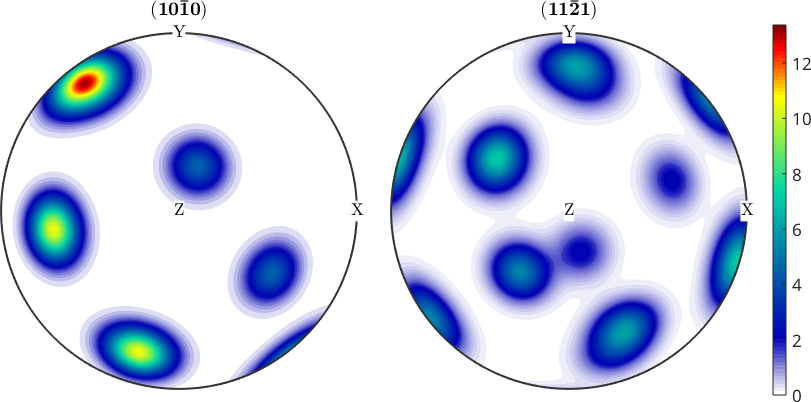
#> input picture images/Annotations_03.png, 811 x 402 px
$ python -i revert-unchanged-images.py   (imports and definitions only)
#> lines starting #> are read from the running program, lines starting #| are printed output that depends on the picture; after the words box and inside, x2 and y2 are one past the last pixel; in counts of white or black regions, pixels touching at a corner belong together
#> in normalise, image is the input picture: PIL image 811x402 RGB; mean R, G, B 207.7, 214.7, 235.1
#!/usr/bin/env python3
"""Revert documentation images that a doc rebuild changed only cosmetically.

Every `makeDoc` run re-renders all of `figures/`, and most re-renders are not
bit-identical while showing the very same figure: MATLAB rasterises at a
slightly different size, `mogrify -trim` then crops to content so the canvas
jitters too, and anti-aliasing lands on different pixels.  Since the change set
of `figures/` is used as a unit test for the toolbox, those cosmetic diffs bury
the real ones.

This script scores each modified PNG against its committed version and restores
the committed one when the two are visually the same, so that whatever is left
in `git status` is the real change set.  `figures/` is the checkout of the
`mtex-toolbox/figures` repository, so the git commands run there.

    python3 tools/revert-unchanged-images.py --dry-run   # score only
    python3 tools/revert-unchanged-images.py             # score and revert

The score is scale-invariant and tolerant of sub-pixel offsets, but stays
sensitive to localised changes such as a moved marker or a relabelled axis; see
`score_pair` for how it is built.  A figure deliberately rendered at another
resolution is the one thing that scale invariance cannot see, so it is caught
before scoring - see `rescaled`.  Only numpy and Pillow are needed.
"""

import argparse
import io
import os
import subprocess
import sys
from multiprocessing import Pool
from pathlib import Path

import numpy as np
from PIL import Image, ImageFilter

# Size of the square grid both images are normalised onto.
GRID = 256

# Radius of the neighbourhood a pixel may be explained from, on that grid.
TOLERANCE_RADIUS = 4

# Edge length of the blocks the difference map is aggregated over.
BLOCK = 8

# Deviation from the background above which a pixel counts as figure content.
CONTENT_LEVEL = 0.08

# Fraction of content mass trimmed off each end when locating the content box.
CONTENT_TRIM = 0.002

# Relative difference in either dimension above which two images are taken to
# be renderings at different resolutions rather than the same one twice.
RESOLUTION_TOLERANCE = 0.10

DEFAULT_THRESHOLD = 0.20


def content_box(image):
    """Bounding box of the figure content, ignoring outlying strokes.

    The background is taken to be the median border colour.  Trimming a small
    fraction of the content mass off each end is what makes this reliable: a
    plain bounding box is thrown off by a single stray line, which then
    misaligns the whole comparison.
    """
    border = np.concatenate([image[0], image[-1], image[:, 0], image[:, -1]])
#> border = 2426 rows, first 8: [1, 1, 1], [1, 1, 1], [1, 1, 1], [1, 1, 1], [1, 1, 1], [1, 1, 1], [1, 1, 1], [1, 1, 1]
    background = np.median(border, axis=0)
#> background = [1, 1, 1]
    content = np.abs(image - background).max(axis=2) > CONTENT_LEVEL
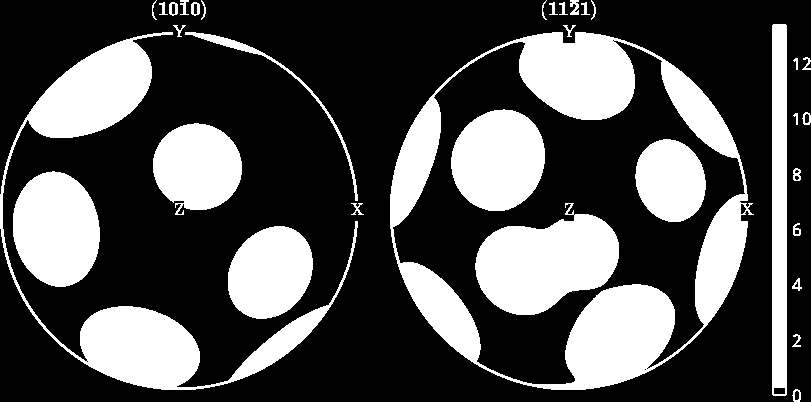
#> content: shape (402, 811) bool; 31.2% white; 34 white regions, largest, box (x1, y1, x2, y2) and area: (390, 32, 754, 390) 32507, (0, 32, 358, 390) 18847, (475, 203, 619, 315) 10459

    def span(counts):
        cumulative = np.cumsum(counts.astype(float))
#> cumulative = 402 values from 22 to 101761
        total = cumulative[-1]
#> total = 101761
        if total < 20:  # essentially empty - keep the full extent
            return 0, len(counts)
        low = int(np.searchsorted(cumulative, CONTENT_TRIM * total))
#> low = 5
        high = int(np.searchsorted(cumulative, (1 - CONTENT_TRIM) * total))
#> high = 388
        return low, max(high + 1, low + 2)

    top, bottom = span(content.sum(axis=1))
#> top = 5; bottom = 389
    left, right = span(content.sum(axis=0))
#> left = 4; right = 799
    return left, top, right, bottom


def normalise(source):
    """Decode an image and map it onto the common comparison grid.

    Cropping to the content box and resizing to a fixed square removes the
    differences in canvas size, scale and aspect ratio that the trim step
    introduces - by far the largest class of cosmetic change.
    """
    if isinstance(source, bytes):
        source = io.BytesIO(source)
    image = Image.open(source).convert("RGB")
    box = content_box(np.asarray(image).astype(np.float32) / 255.0)
#> box = (4, 5, 799, 389)
    grid = image.crop(box).resize((GRID, GRID), Image.Resampling.LANCZOS)
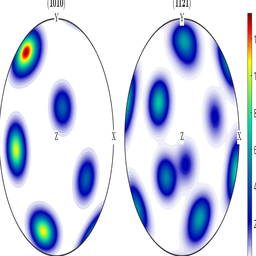
#> grid: PIL image 256x256 RGB; mean R, G, B 204.6, 212, 233.8
    return grid, image.size


# [13 lines left out: function rescaled, not called in this run]


def as_array(image):
    return np.asarray(image).astype(np.float32) / 255.0


# [37 lines left out: functions unexplained, score_pair, not called in this run]


def git(*arguments, binary=False):
    result = subprocess.run(
        ["git", *arguments], capture_output=True, check=False
    )
    if result.returncode:
        raise RuntimeError(result.stderr.decode("utf-8", "replace").strip())
    return result.stdout if binary else result.stdout.decode()


def score_path(path):
    """Score one working tree file against its stored version.

    The baseline is the index rather than HEAD, because that is what both
    `git diff` and the `git checkout --` below compare against.  The two are
    the same unless something is staged, and mixing them would score one
    version while restoring another.
    """
    try:
        new_image, new_size = normalise(path)
#> new_size = (811, 402)
        old_image, old_size = normalise(git("show", ":" + path, binary=True))
        if rescaled(new_size, old_size):
            return path, float("inf"), None
        return path, score_pair(new_image, old_image), None
    except Exception as error:  # unreadable, undecodable, or not in the index
        return path, None, str(error)


# [74 lines left out: function main, not called in this run]


# [2 lines not run here, left out]

#> (the run stopped early here; a loop or call above may not have finished)

$ run again, on images/AxisDistributionFunction_06.png
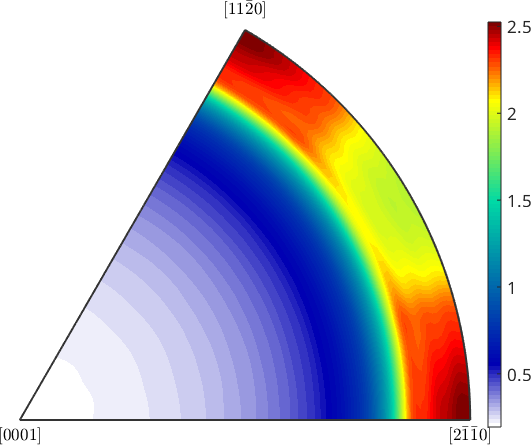
#> input picture images/AxisDistributionFunction_06.png, 531 x 445 px
#> in normalise, image is the input picture: PIL image 531x445 RGB; mean R, G, B 196.6, 194.9, 202
#> border = 1952 rows, first 8: [1, 1, 1], [1, 1, 1], [1, 1, 1], [1, 1, 1], [1, 1, 1], [1, 1, 1], [1, 1, 1], [1, 1, 1]
#> background = [1, 1, 1]
#> in content_box, `content = np.abs(image - background).max(axis=2) > CONTENT_LEVEL`:
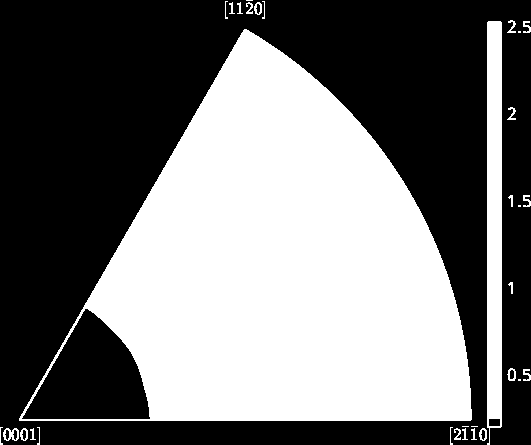
#> content: shape (445, 531) bool; 45.1% white; 32 white regions (6 under 20 px), largest, box (x1, y1, x2, y2) and area: (19, 29, 472, 421) 99517, (487, 21, 502, 445) 6046, (3, 428, 19, 441) 116
#> cumulative = 445 values from 7 to 106648
#> total = 106648
#> low = 17
#> high = 435
#> top = 17; bottom = 436
#> left = 25; right = 515
#> box = (25, 17, 515, 436)
#> in normalise, `grid = image.crop(box).resize((GRID, GRID), Image.Resampling.LANCZOS)`:
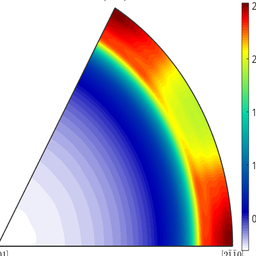
#> grid: PIL image 256x256 RGB; mean R, G, B 188.1, 186.1, 194.3
#> new_size = (531, 445)

$ run again, on images/BinghamODFs_07.png
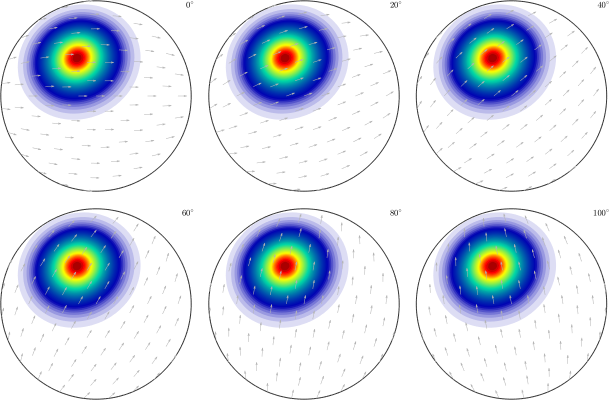
#> input picture images/BinghamODFs_07.png, 1218 x 800 px (shown at 1/2 size)
#> in normalise, image is the input picture: PIL image 1218x800 RGB; mean R, G, B 211.6, 219.7, 231.9
#> background = [1, 1, 1]
#> in content_box, `content = np.abs(image - background).max(axis=2) > CONTENT_LEVEL`:
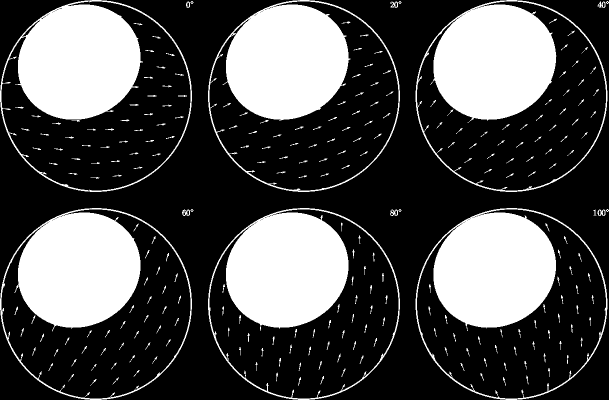
#> content: shape (800, 1218) bool (shown at 1/2 size); 30.5% white; 270 white regions, largest, box (x1, y1, x2, y2) and area: (416, 0, 800, 384) 48060, (831, 0, 1215, 384) 48050, (0, 416, 384, 800) 48046
#> cumulative = 800 values from 63 to 297093
#> total = 297093
#> low = 4
#> high = 795
#> top = 4; bottom = 796
#> left = 7; right = 1209
#> box = (7, 4, 1209, 796)
#> in normalise, `grid = image.crop(box).resize((GRID, GRID), Image.Resampling.LANCZOS)`:
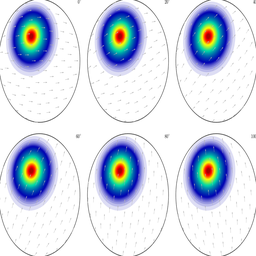
#> grid: PIL image 256x256 RGB; mean R, G, B 210.4, 218.7, 231.1
#> new_size = (1218, 800)

$ run again, on images/BinghamODFs_10.png
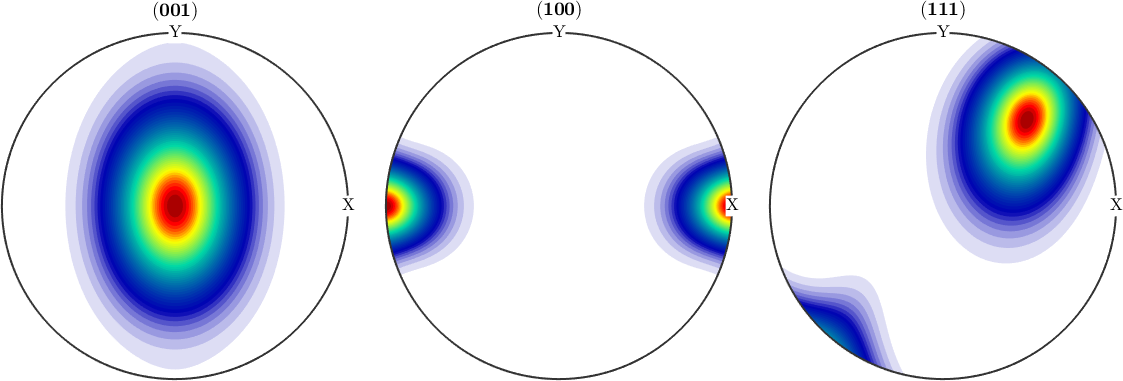
#> input picture images/BinghamODFs_10.png, 1123 x 381 px
#> in normalise, image is the input picture: PIL image 1123x381 RGB; mean R, G, B 215, 222.5, 234.1
#> background = [1, 1, 1]
#> in content_box, `content = np.abs(image - background).max(axis=2) > CONTENT_LEVEL`:
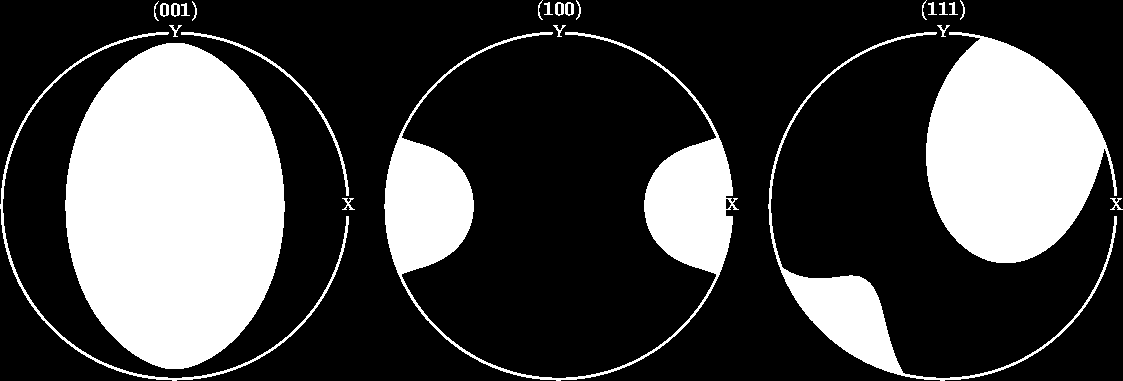
#> content: shape (381, 1123) bool; 27.5% white; 26 white regions, largest, box (x1, y1, x2, y2) and area: (65, 43, 285, 369) 55241, (926, 32, 1117, 263) 29657, (384, 32, 739, 381) 20425
#> cumulative = 381 values from 4 to 117464
#> total = 117464
#> low = 6
#> high = 378
#> top = 6; bottom = 379
#> left = 6; right = 1112
#> box = (6, 6, 1112, 379)
#> in normalise, `grid = image.crop(box).resize((GRID, GRID), Image.Resampling.LANCZOS)`:
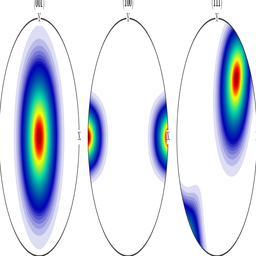
#> grid: PIL image 256x256 RGB; mean R, G, B 213.4, 221.2, 233.2
#> new_size = (1123, 381)
